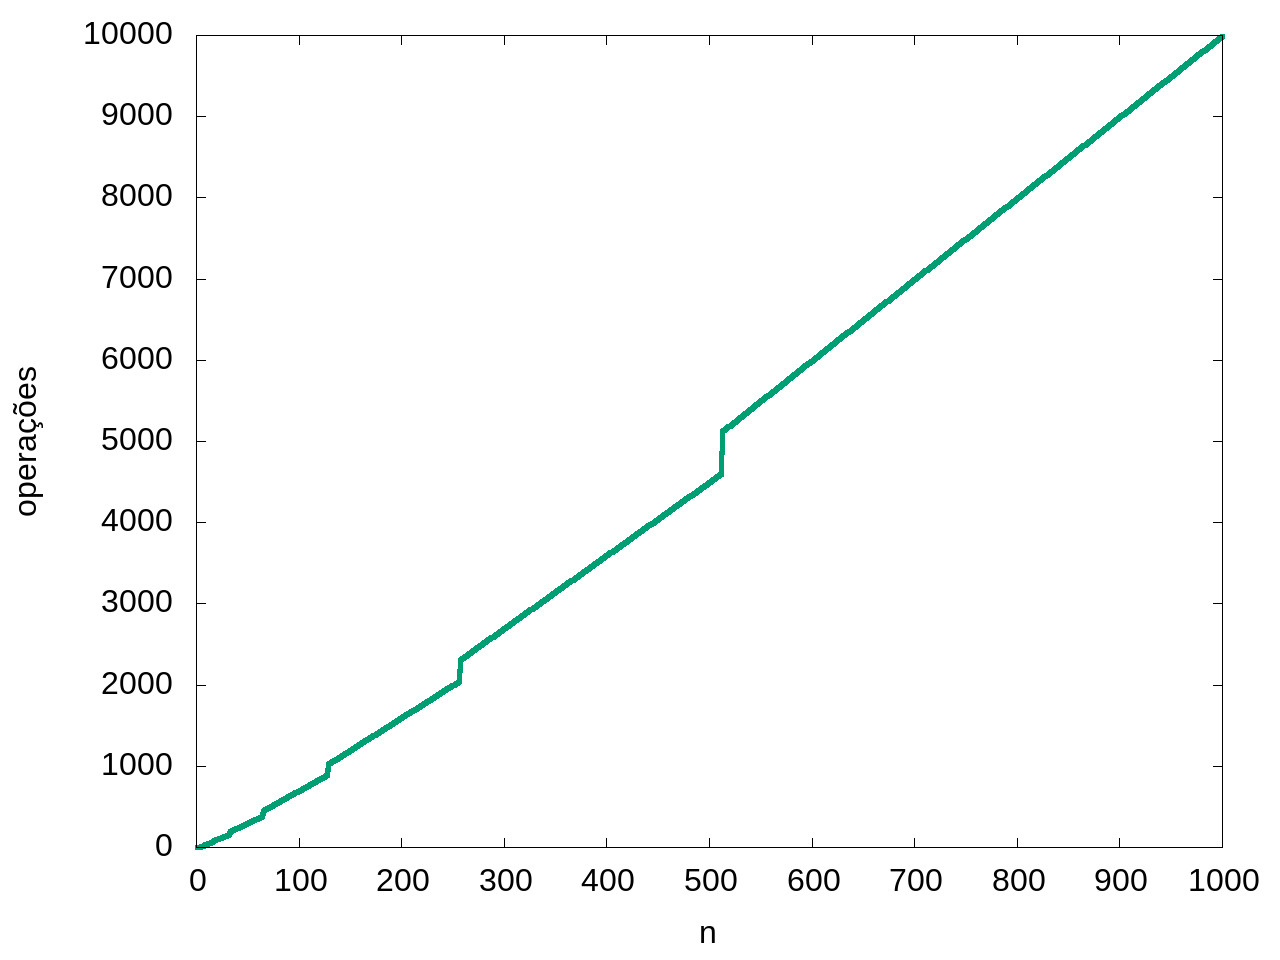

This figure's gnuplot source:
set terminal jpeg enhanced size 1280,960 font "arial,24.0"
set output "exercicio05d.jpg"
set xlabel "n"
set ylabel "operações" 
plot "exercicio05d.txt" with lines lw 5 lt 2 notitle
